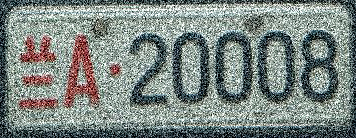
%> input picture Ⅱ类文件分割/II类/兰A20008.jpg, 356 x 138 px
$ octave lanA20008.m   (GNU Octave 9; MATLAB toolbox functions it lacks are replaced by stand-ins)
%> lines starting %> are read from the running program, lines starting %| are printed output that depends on the picture; in (x1, y1, x2, y2) boxes, pixels count from 0 and x2, y2 are one past the last pixel; in counts of white or black regions, pixels touching at a corner belong together; the program's own positions count from 1
%%
clear;
close all;
clc;

%% 读取图像
img = imread('兰A20008.jpg');
%> img is the input picture: size 138x356x3 uint8; mean R, G, B 124.4, 134.4, 130.2
subplot(3,3, 1);
imshow(img);
title('车牌图像');

%% 灰度处理
img1 = rgb2gray(img);    % RGB图像转灰度图像
subplot(3,3,2);
imshow(img1);
title('灰度图像');
subplot(3,3,3);
imhist(img1);
title('灰度处理后的灰度直方图');

%%中值滤波处理
img2 = medfilt2(img1);
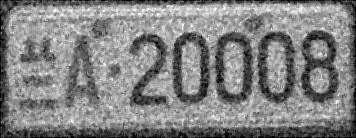
%> img2: size 138x356 uint8; min 0, max 255, mean 130.1
subplot(3,3,3);
imshow(img2);
title('中值滤波后的图像');

%% 边缘提取
img4 = edge(img2, 'canny', 0.6, 'both');
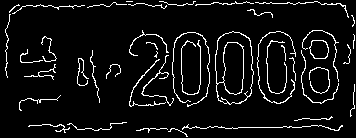
%> img4: size 138x356 logical; 6.7% white in thin lines or dots
subplot(3,3,4);
imshow(img4);
title('canny算子边缘检测');

%% 平滑图像，图像膨胀
se = strel('rectangle', [50,30]);
img5 = imclose(img4, se);
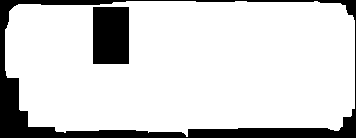
%> img5: size 138x356 logical; 83.6% white; 2 black regions, box (x1, y1, x2, y2) and area: (0, 0, 356, 138) 6027, (93, 7, 129, 64) 2052
subplot(3,3,5);
imshow(img5);
title('平滑图像的轮廓');

%% 从图像中删除所有少于2200像素8邻接
img6 = bwareaopen(img5, 2200);
subplot(3,3,6);
imshow(img6);
title('从图像中移除小对象');

%% 切割出图像
[y, x, z] = size(img6);
%> y = 138; x = 356; z = 1
img7 = double(img6);    % 转成双精度浮点型

% 车牌的蓝色区域
% Y方向
blue_Y = zeros(y, 1);
for i = 1:y
    for j = 1:x
        if(img7(i, j) == 1) % 判断车牌位置区域
            blue_Y(i, 1) = blue_Y(i, 1) + 1;    % 像素点统计
        end
    end
end
%> after the loop, blue_Y = 138 values, max 350 at index 65, min 0 at index 1, mean 297.5

% 找到Y坐标的最小值
img_Y1 = 1;
while (blue_Y(img_Y1) < 5) && (img_Y1 < y)
    img_Y1 = img_Y1 + 1;
end
%> this loop made 1 pass
%> img_Y1 on pass 1: 2

% 找到Y坐标的最大值
img_Y2 = y;
%> img_Y2 = 138
while (blue_Y(img_Y2) < 5) && (img_Y2 > img_Y1)
    img_Y2 = img_Y2 - 1;
end
%> this loop made 5 passes
%> img_Y2 on passes 1 to 5: 137, 136, 135, 134, 133

% x方向
blue_X = zeros(1, x);
for j = 1:x
    for i = 1:y
        if(img7(i, j) == 1) % 判断车牌位置区域
            blue_X(1, j) = blue_X(1, j) + 1;
        end
    end
end
%> after the loop, blue_X = 356 values, max 136 at index 187, min 0 at index 1, mean 115.3

% 找到x坐标的最小值
img_X1 = 1;
while (blue_X(1, img_X1) < 5) && (img_X1 < x)
    img_X1 = img_X1 + 1;
end
%> this loop made 5 passes

% 找到x坐标的最小值
img_X2 = x;
%> img_X2 = 356
while (blue_X(1, img_X2) < 5) && (img_X2 > img_X1)
    img_X2 = img_X2 - 1;
end
%> this loop made 1 pass
%> img_X2 on pass 1: 355

% 对图像进行裁剪
img8 = img(img_Y1:img_Y2, img_X1:img_X2, :);
subplot(3,3,7);
imshow(img8);
title('定位剪切后的彩色车牌图像')

% 保存提取出来的车牌图像
imwrite(img8, '车牌图像.jpg');

%% 对车牌图像作图像预处理
plate_img = imread('车牌图像.jpg');
plate_img=img8;

% 转换成灰度图像
plate_img1 = rgb2gray(plate_img);    % RGB图像转灰度图像
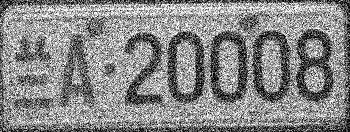
%> plate_img1: size 132x350 uint8; min 0, max 255, mean 135.6
figure;
subplot(3, 3, 1);
imshow(plate_img1);
title('灰度图像');
subplot(3, 3, 2);
imhist(plate_img1);
title('灰度处理后的灰度直方图');

% 中值滤波
plate_img2 = medfilt2(plate_img1);
subplot(3,3,3);
imshow(plate_img2);
title('中值滤波后的图像');

% 直方图均衡化
plate_img2 = histeq(plate_img2);
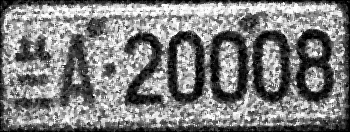
%> plate_img2: size 132x350 uint8; min 0, max 255, mean 126.3
subplot(3,3,4);
imshow(plate_img2);
title('直方图均衡化的图像');
subplot(3,3,5);
imhist(plate_img2);
title('直方图');

% [10 lines of commented-out code are left out]
plate_img3 = imcomplement(plate_img2);
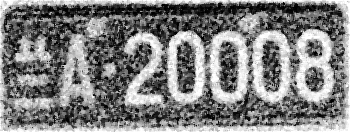
%> plate_img3: size 132x350 uint8; min 0, max 255, mean 128.7
subplot(3,3,7);
imshow(plate_img3);
title('车牌二值图像倒置');

% 二值化处理
plate_img4 = im2bw(plate_img3, 0.7);
%> plate_img4: size 132x350 logical; 30.4% white; 251 white regions (233 under 20 px), largest, box (x1, y1, x2, y2) and area: (0, 0, 350, 132) 4105, (295, 29, 335, 103) 1525, (206, 31, 250, 104) 1433
subplot(3,3,8);
imshow(plate_img4);
title('车牌二值图像');

% 中值滤波
plate_img4 = medfilt2(plate_img4);
%> plate_img4: size 132x350 logical; 29.5% white; 66 white regions (43 under 20 px), largest, box (x1, y1, x2, y2) and area: (0, 0, 350, 132) 2943, (295, 29, 335, 103) 1538, (207, 31, 249, 104) 1440
subplot(3,3,9);
imshow(plate_img4);
title('中值滤波后的图像');
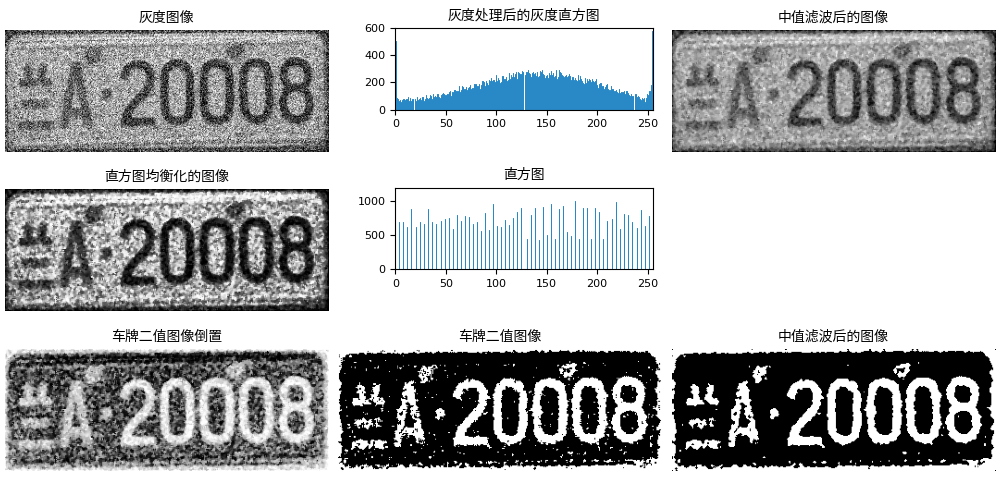
%> figure redrawn from the program's plot data, 8 panels

%% 进行字符分割
%> (the run ends here)
